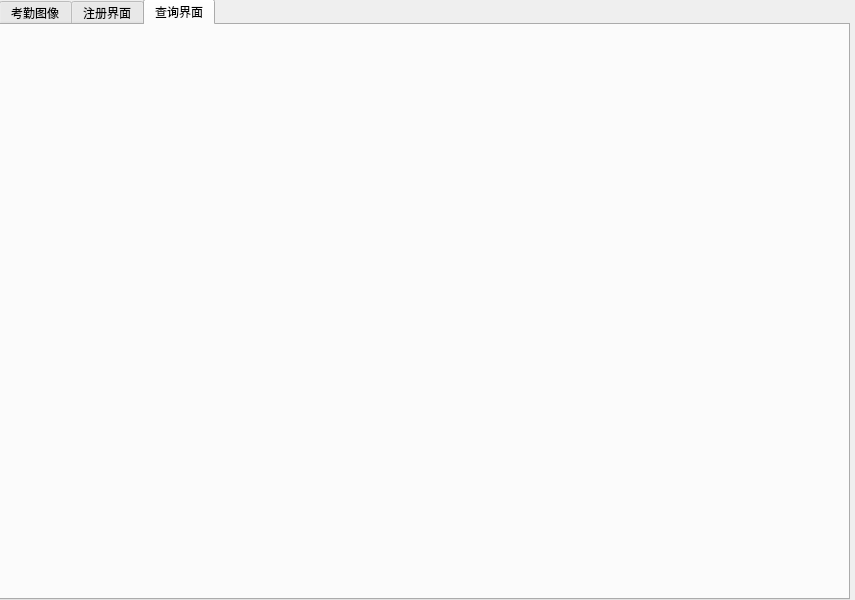
<?xml version="1.0" encoding="UTF-8"?>
<ui version="4.0">
 <class>OpencvWindow</class>
 <widget class="QMainWindow" name="OpencvWindow">
  <property name="geometry">
   <rect>
    <x>0</x>
    <y>0</y>
    <width>855</width>
    <height>600</height>
   </rect>
  </property>
  <property name="windowTitle">
   <string>MainWindow</string>
  </property>
  <widget class="QWidget" name="centralwidget">
   <widget class="QTabWidget" name="tabWidget">
    <property name="geometry">
     <rect>
      <x>-1</x>
      <y>-1</y>
      <width>851</width>
      <height>601</height>
     </rect>
    </property>
    <property name="currentIndex">
     <number>2</number>
    </property>
    <widget class="QWidget" name="showWidget">
     <attribute name="title">
      <string>考勤图像</string>
     </attribute>
     <layout class="QGridLayout" name="gridLayout">
      <item row="0" column="0">
       <widget class="QLabel" name="picLb">
        <property name="styleSheet">
         <string notr="true">background-color: rgb(255, 166, 249)</string>
        </property>
        <property name="text">
         <string/>
        </property>
       </widget>
      </item>
     </layout>
    </widget>
    <widget class="RegisterWin" name="registerWidget">
     <attribute name="title">
      <string>注册界面</string>
     </attribute>
    </widget>
    <widget class="SelectWin" name="selectWidget">
     <attribute name="title">
      <string>查询界面</string>
     </attribute>
    </widget>
   </widget>
  </widget>
 </widget>
 <customwidgets>
  <customwidget>
   <class>RegisterWin</class>
   <extends>QWidget</extends>
   <header location="global">registerwin.h</header>
   <container>1</container>
  </customwidget>
  <customwidget>
   <class>SelectWin</class>
   <extends>QWidget</extends>
   <header location="global">selectwin.h</header>
   <container>1</container>
  </customwidget>
 </customwidgets>
 <resources/>
 <connections/>
</ui>
